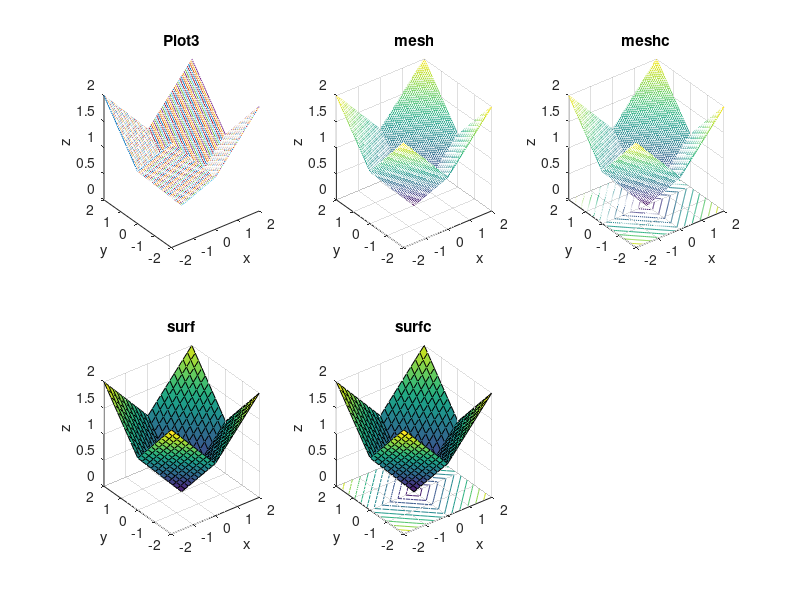

Reproduce this figure in MATLAB.
clc
clear all
close all
x=-2:0.05:2;
y=-2:0.05:2;
[X,Y]=meshgrid(x,y);
z=0.5*abs(X)+0.5*abs(Y);
subplot(2,3,1);
plot3(X,Y,z)
xlabel('x')
ylabel('y')
zlabel('z')
title('Plot3')

subplot(2,3,2);
mesh(X,Y,z)
xlabel('x')
ylabel('y')
zlabel('z')
title('mesh')

subplot(2,3,3);
meshc(X,Y,z)
xlabel('x')
ylabel('y')
zlabel('z')
title('meshc')


x=-2:0.2:2;
y=-2:0.2:2;
[X,Y]=meshgrid(x,y);
z=0.5*abs(X)+0.5*abs(Y);
subplot(2,3,4);
surf(X,Y,z)
xlabel('x')
ylabel('y')
zlabel('z')
title('surf')

subplot(2,3,5);
surfc(X,Y,z)
xlabel('x')
ylabel('y')
zlabel('z')
title('surfc')

